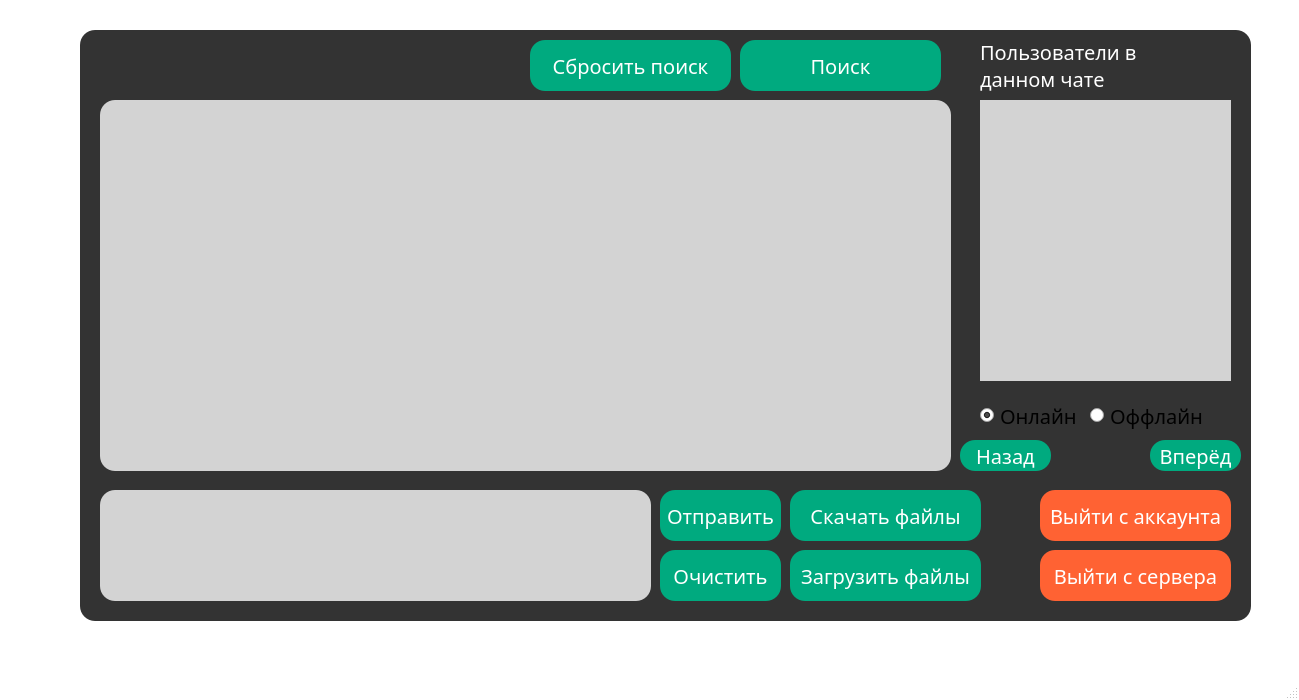
<?xml version="1.0" encoding="UTF-8"?>
<ui version="4.0">
 <class>MainWindow</class>
 <widget class="QMainWindow" name="MainWindow">
  <property name="geometry">
   <rect>
    <x>0</x>
    <y>0</y>
    <width>1299</width>
    <height>700</height>
   </rect>
  </property>
  <property name="windowTitle">
   <string>MyMessenger</string>
  </property>
  <property name="styleSheet">
   <string notr="true">*{
	font-family: century gothic;
	font-size: 20px;
}
QMainWindow{
	background-color: transparent;
}
QPushButton{
	border-radius: 15px;
	background: rgb(0, 170, 127);
	color: white;
}
QPushButton:hover{
	background: #333;
	color: rgb(0, 170, 127);
}
#exitAccountButton, #disconnectButton{
	background: rgb(255, 98, 51);
}
#exitAccountButton:hover, #disconnectButton:hover{
	background: #333;
	color: rgb(255, 98, 51);
}
#textBrowser{
	font-size: 16px;
}
#toolButton{
	border-radius: 60px;
	background: red;
}
QLabel{
	color: white;
}
QFrame{
	background: #333;
	border-radius: 15px;
}
QLineEdit{
	padding-bottom: 5px;
	background: transparent;
	border: none;
	color: #717072;
	border-bottom: 1px solid #717072;
}
#exitButton{
	/*background-color: red;*/
	border-radius: 15px;
	background-size: 5px;
}
#showUsersButton{
	border-radius: 15px;
	background-size: 5px;
}
#searchButton{
	border-radius: 15px;
	background-size: 5px;
}</string>
  </property>
  <widget class="QWidget" name="centralwidget">
   <widget class="QFrame" name="frame">
    <property name="geometry">
     <rect>
      <x>80</x>
      <y>30</y>
      <width>1171</width>
      <height>591</height>
     </rect>
    </property>
    <property name="frameShape">
     <enum>QFrame::StyledPanel</enum>
    </property>
    <property name="frameShadow">
     <enum>QFrame::Raised</enum>
    </property>
    <widget class="QLabel" name="label_2">
     <property name="geometry">
      <rect>
       <x>900</x>
       <y>0</y>
       <width>231</width>
       <height>71</height>
      </rect>
     </property>
     <property name="text">
      <string>Пользователи в данном чате</string>
     </property>
     <property name="wordWrap">
      <bool>true</bool>
     </property>
    </widget>
    <widget class="QTextBrowser" name="textBrowser">
     <property name="geometry">
      <rect>
       <x>20</x>
       <y>70</y>
       <width>851</width>
       <height>371</height>
      </rect>
     </property>
     <property name="styleSheet">
      <string notr="true">background-color: lightgrey;</string>
     </property>
    </widget>
    <widget class="QPushButton" name="sendButton">
     <property name="geometry">
      <rect>
       <x>580</x>
       <y>460</y>
       <width>121</width>
       <height>51</height>
      </rect>
     </property>
     <property name="text">
      <string>Отправить</string>
     </property>
    </widget>
    <widget class="QTextEdit" name="textEdit">
     <property name="geometry">
      <rect>
       <x>20</x>
       <y>460</y>
       <width>551</width>
       <height>111</height>
      </rect>
     </property>
     <property name="styleSheet">
      <string notr="true">background-color: lightgrey;</string>
     </property>
    </widget>
    <widget class="QLabel" name="serverNameLabel">
     <property name="geometry">
      <rect>
       <x>30</x>
       <y>10</y>
       <width>401</width>
       <height>51</height>
      </rect>
     </property>
     <property name="text">
      <string/>
     </property>
     <property name="wordWrap">
      <bool>true</bool>
     </property>
    </widget>
    <widget class="QPushButton" name="exitAccountButton">
     <property name="geometry">
      <rect>
       <x>960</x>
       <y>460</y>
       <width>191</width>
       <height>51</height>
      </rect>
     </property>
     <property name="styleSheet">
      <string notr="true"/>
     </property>
     <property name="text">
      <string>Выйти с аккаунта</string>
     </property>
    </widget>
    <widget class="QPushButton" name="disconnectButton">
     <property name="geometry">
      <rect>
       <x>960</x>
       <y>520</y>
       <width>191</width>
       <height>51</height>
      </rect>
     </property>
     <property name="styleSheet">
      <string notr="true"/>
     </property>
     <property name="text">
      <string>Выйти с сервера</string>
     </property>
    </widget>
    <widget class="QPushButton" name="clearMessageButton">
     <property name="geometry">
      <rect>
       <x>580</x>
       <y>520</y>
       <width>121</width>
       <height>51</height>
      </rect>
     </property>
     <property name="text">
      <string>Очистить</string>
     </property>
    </widget>
    <widget class="QScrollArea" name="scrollArea">
     <property name="geometry">
      <rect>
       <x>900</x>
       <y>70</y>
       <width>251</width>
       <height>281</height>
      </rect>
     </property>
     <property name="autoFillBackground">
      <bool>false</bool>
     </property>
     <property name="styleSheet">
      <string notr="true">background-color: lightgrey;</string>
     </property>
     <property name="widgetResizable">
      <bool>true</bool>
     </property>
     <widget class="QWidget" name="scrollAreaWidgetContents">
      <property name="geometry">
       <rect>
        <x>0</x>
        <y>0</y>
        <width>251</width>
        <height>281</height>
       </rect>
      </property>
     </widget>
    </widget>
    <widget class="QToolButton" name="exitButton">
     <property name="geometry">
      <rect>
       <x>1120</x>
       <y>10</y>
       <width>41</width>
       <height>31</height>
      </rect>
     </property>
     <property name="text">
      <string/>
     </property>
     <property name="icon">
      <iconset>
       <normaloff>cross.png</normaloff>cross.png</iconset>
     </property>
     <property name="shortcut">
      <string/>
     </property>
     <property name="autoRepeatDelay">
      <number>300</number>
     </property>
    </widget>
    <widget class="QPushButton" name="searchButton">
     <property name="geometry">
      <rect>
       <x>660</x>
       <y>10</y>
       <width>201</width>
       <height>51</height>
      </rect>
     </property>
     <property name="text">
      <string>Поиск</string>
     </property>
    </widget>
    <widget class="QPushButton" name="abortSearchButton">
     <property name="geometry">
      <rect>
       <x>450</x>
       <y>10</y>
       <width>201</width>
       <height>51</height>
      </rect>
     </property>
     <property name="text">
      <string>Сбросить поиск</string>
     </property>
    </widget>
    <widget class="QRadioButton" name="isOnline">
     <property name="geometry">
      <rect>
       <x>900</x>
       <y>370</y>
       <width>111</width>
       <height>31</height>
      </rect>
     </property>
     <property name="text">
      <string>Онлайн</string>
     </property>
     <property name="checked">
      <bool>true</bool>
     </property>
    </widget>
    <widget class="QRadioButton" name="isOffline">
     <property name="geometry">
      <rect>
       <x>1010</x>
       <y>370</y>
       <width>151</width>
       <height>31</height>
      </rect>
     </property>
     <property name="text">
      <string>Оффлайн</string>
     </property>
    </widget>
    <widget class="QPushButton" name="uploadButton">
     <property name="geometry">
      <rect>
       <x>710</x>
       <y>520</y>
       <width>191</width>
       <height>51</height>
      </rect>
     </property>
     <property name="text">
      <string>Загрузить файлы</string>
     </property>
    </widget>
    <widget class="QPushButton" name="downloadButton">
     <property name="geometry">
      <rect>
       <x>710</x>
       <y>460</y>
       <width>191</width>
       <height>51</height>
      </rect>
     </property>
     <property name="text">
      <string>Скачать файлы</string>
     </property>
    </widget>
    <widget class="QToolButton" name="showUsersButton">
     <property name="geometry">
      <rect>
       <x>1080</x>
       <y>10</y>
       <width>41</width>
       <height>31</height>
      </rect>
     </property>
     <property name="text">
      <string/>
     </property>
     <property name="icon">
      <iconset>
       <normaloff>settings.png</normaloff>settings.png</iconset>
     </property>
     <property name="shortcut">
      <string/>
     </property>
     <property name="autoRepeatDelay">
      <number>300</number>
     </property>
    </widget>
    <widget class="QLabel" name="messagesAmount">
     <property name="geometry">
      <rect>
       <x>980</x>
       <y>420</y>
       <width>81</width>
       <height>20</height>
      </rect>
     </property>
     <property name="text">
      <string/>
     </property>
    </widget>
    <widget class="QPushButton" name="backButton">
     <property name="geometry">
      <rect>
       <x>880</x>
       <y>410</y>
       <width>91</width>
       <height>31</height>
      </rect>
     </property>
     <property name="text">
      <string>Назад</string>
     </property>
    </widget>
    <widget class="QPushButton" name="forwardButton">
     <property name="geometry">
      <rect>
       <x>1070</x>
       <y>410</y>
       <width>91</width>
       <height>31</height>
      </rect>
     </property>
     <property name="text">
      <string>Вперёд</string>
     </property>
    </widget>
   </widget>
  </widget>
  <widget class="QMenuBar" name="menubar">
   <property name="geometry">
    <rect>
     <x>0</x>
     <y>0</y>
     <width>1299</width>
     <height>29</height>
    </rect>
   </property>
  </widget>
  <widget class="QStatusBar" name="statusbar"/>
 </widget>
 <resources/>
 <connections/>
</ui>
